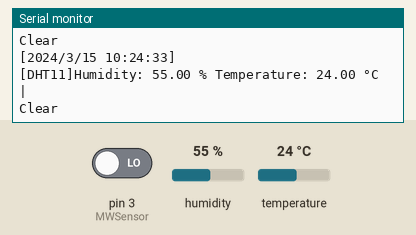
A sketch run on a simulated Arduino Uno, built with avr-gcc and run on an emulated ATmega328P. Parts: the last lines printed to the serial monitor. The test bench sets the inputs (shaded band); at power-on: pin 3 (MWSensor) LOW, humidity 55 %, temperature 24 °C. The local clock reads 2024-03-15 10:24:30 at power-on unless the sketch sets it; storage starts empty.

Above: at 3.9 s.
4.0 s: pin 3 (MWSensor) driven HIGH
At 5.0 s:
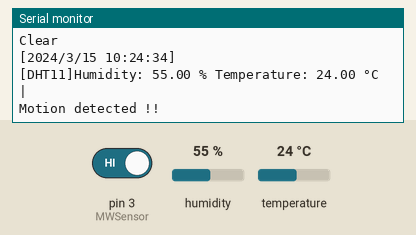
6.8 s: humidity set to 22 %
At 7.8 s:
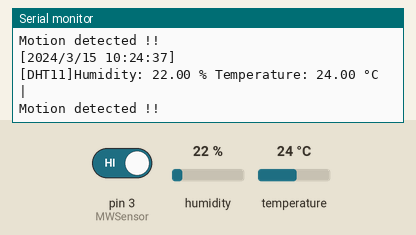
8.3 s: pin 3 (MWSensor) driven LOW
At 8.9 s:
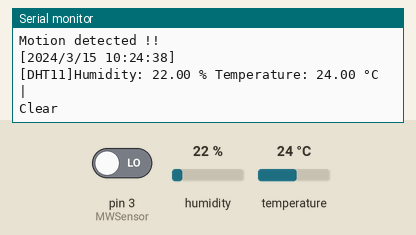
14.6 s: temperature set to 12 °C
At 15.2 s:
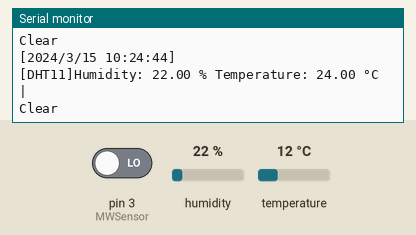
16.1 s: humidity set to 40 %
At 17.3 s:
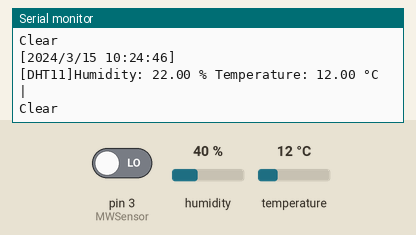
Timing chart, 0 to 18.6 s (numbered marks = the images above; inputs shaded):
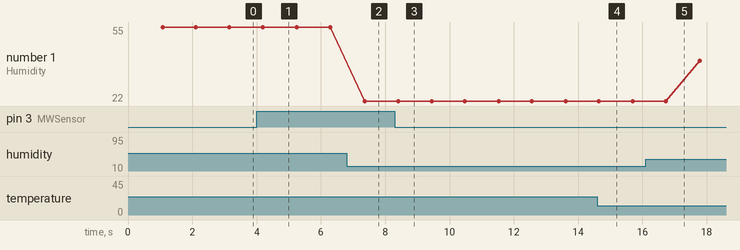

The sketch:

Main.ino
```cpp
#include <Adafruit_Sensor.h>
#include <DHT.h>
#include <SPI.h>
#include <SD.h>
#include "RTClib.h"

// assigning pin position
#define MWSensor 3
#define DHTPIN 2

// declaring objects
RTC_DS1307 rtc;
DHT dht11 = DHT(DHTPIN, DHT11); // temperature and humidity sensor
File myData;

void setup() {
  pinMode(MWSensor,INPUT); // Microwave sensor
  Serial.begin(9600);

  // SD card initialization
  Serial.print("Initializing SD card...");
  if (!SD.begin(10)) {
  Serial.println("initialization failed!");
  while (1);
  }
  Serial.println("initialization done.");

  // Temperature and humidity initialization
  dht11.begin();

  // Real time clock initialization
  if (! rtc.begin()) {
    Serial.println("Couldn't find RTC");
    Serial.flush();
    abort();
  }
  if (! rtc.isrunning()) {
    Serial.println("RTC is NOT running, let's set the time!");
    // When time needs to be set on a new device, or after a power loss, the
    // following line sets the RTC to the date & time this sketch was compiled
    rtc.adjust(DateTime(F(__DATE__), F(__TIME__)));
    // This line sets the RTC with an explicit date & time, for example to set
    // January 21, 2014 at 3am you would call:
    // rtc.adjust(DateTime(2014, 1, 21, 3, 0, 0));
}}

void loop() {
  delay(1000);

  // open file on SD card in write mode
  myData = SD.open("test.txt", FILE_WRITE);


  // Read the humidity in %:
  float h1 = dht11.readHumidity();
  // Read the temperature as Celsius:
  float t1 = dht11.readTemperature();

  // Check if any reads failed
  if (isnan(h1) || isnan(t1)) {
    Serial.println("Failed to read from DHT11 sensor!");
    myData.println("Failed to read from DHT11 sensor!");
    return;
  }

  // Read microwave sensor
  bool Detection = digitalRead(MWSensor);

  // Read time
  DateTime now = rtc.now();

  //---------------------------------------
  // Print time on serial
  Serial.print('[');
  Serial.print(now.year(), DEC);
  Serial.print('/');
  Serial.print(now.month(), DEC);
  Serial.print('/');
  Serial.print(now.day(), DEC);
  Serial.print(' ');
  Serial.print(now.hour(), DEC);
  Serial.print(':');
  Serial.print(now.minute(), DEC);
  Serial.print(':');
  Serial.print(now.second(), DEC);
  Serial.print(']');
  Serial.println();

  // print time on myData file
  myData.print('[');
  myData.print(now.year(), DEC);
  myData.print('/');
  myData.print(now.month(), DEC);
  myData.print('/');
  myData.print(now.day(), DEC);
  myData.print(' ');
  myData.print(now.hour(), DEC);
  myData.print(':');
  myData.print(now.minute(), DEC);
  myData.print(':');
  myData.print(now.second(), DEC);
  myData.print(']');
  myData.println();
  //---------------------------------------


  //---------------------------------------
  // print temperature and humidity on serial
  Serial.print("[DHT11]");
  Serial.print("Humidity: ");
  Serial.print(h1);
  Serial.print(" % ");
  Serial.print("Temperature: ");
  Serial.print(t1);
  Serial.print(" \xC2\xB0");
  Serial.print("C | \n");

  // print temperature and humidity on myData file
  myData.print("[DHT11]");
  myData.print("Humidity: ");
  myData.print(h1);
  myData.print(" % ");
  myData.print("Temperature: ");
  myData.print(t1);
  myData.print(" C | \n");
  //---------------------------------------


  //---------------------------------------
  // print detection result to serial and myData file
  if(Detection == HIGH){
  Serial.println("Motion detected !!\n");
  myData.print("Motion detected !!\n");}
  if(Detection == LOW){
  Serial.println("Clear\n");
  myData.print("Clear\n");}
  myData.println("\n");
  //---------------------------------------

  // close file
  myData.close();

  /* POST data to web using HTTP request
   * ........................
   * ........................
   */

  }
```

Measured:
- after the input at 4.0 s, the serial monitor: prints a new line after 0.24 s (image 1)
- after the input at 6.8 s, the serial monitor: prints a new line after 0.56 s (image 2)
- after the input at 8.3 s, the serial monitor: prints a new line after 0.15 s (image 3)
- plotted number 1: 55 → 22 after the input at 6.8 s, 22 → 40 after the input at 16.1 s
